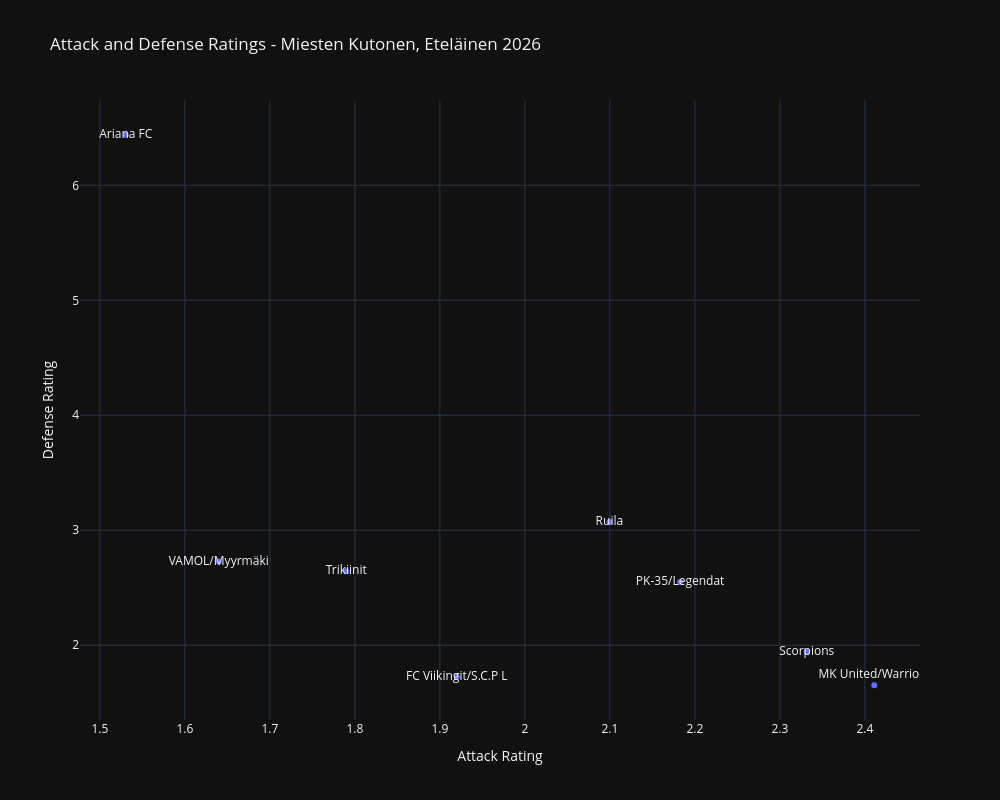

The notebook cell this image was saved under:
### Code cell
my_x = 'attack_rating'
my_y = 'defense_rating'

fig = go.Figure()

fig.add_trace(
        go.Scatter(
            x=ratings_df[my_x],
            y=ratings_df[my_y],
            text=ratings_df['team'],
            textposition=['top center'],
            mode='markers+text',
            #marker=dict(color = color_list)
        )
)

fig.update_layout(
    width=1000,
    height=800,
    title=f"Attack and Defense Ratings - {my_title}",
    template = 'plotly_dark',
    xaxis_title="Attack Rating",
    yaxis_title="Defense Rating",
    showlegend=False
    )

fig.show()

### Figure 1 — Plotly figure (JSON) as saved in the notebook; plotly's stock layout.template omitted (floating-point values rounded to 4 significant figures)
{"data": [{"mode": "markers+text", "text": ["MK United/Warriors", "Scorpions", "FC Viikingit/S.C.P L", "PK-35/Legendat", "Trikiinit", "Ruila", "VAMOL/Myyrmäki", "Ariana FC"], "textposition": ["top center"], "type": "scatter", "x": [2.411, 2.332, 1.92, 2.183, 1.79, 2.099, 1.64, 1.53], "y": [1.652, 1.943, 1.726, 2.549, 2.644, 3.071, 2.727, 6.44]}], "layout": {"height": 800, "showlegend": false, "title": {"text": "Attack and Defense Ratings - Miesten Kutonen, Eteläinen 2026"}, "width": 1000, "xaxis": {"title": {"text": "Attack Rating"}}, "yaxis": {"title": {"text": "Defense Rating"}}}}
